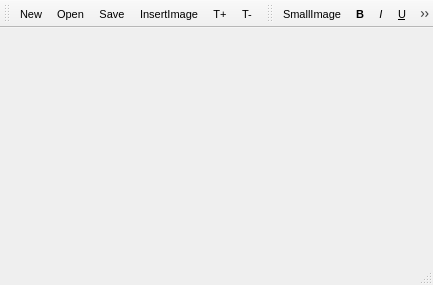
<?xml version="1.0" encoding="UTF-8"?>
<ui version="4.0">
 <class>MainWindow</class>
 <widget class="QMainWindow" name="MainWindow">
  <property name="geometry">
   <rect>
    <x>0</x>
    <y>0</y>
    <width>433</width>
    <height>285</height>
   </rect>
  </property>
  <property name="font">
   <font>
    <pointsize>8</pointsize>
   </font>
  </property>
  <property name="contextMenuPolicy">
   <enum>Qt::NoContextMenu</enum>
  </property>
  <property name="windowTitle">
   <string>OSD Notepad</string>
  </property>
  <property name="windowIcon">
   <iconset resource="resources.qrc">
    <normaloff>:/res/logo/logo.png</normaloff>:/res/logo/logo.png</iconset>
  </property>
  <property name="iconSize">
   <size>
    <width>16</width>
    <height>16</height>
   </size>
  </property>
  <widget class="QWidget" name="centralWidget"/>
  <widget class="QToolBar" name="toolBarFile">
   <property name="contextMenuPolicy">
    <enum>Qt::NoContextMenu</enum>
   </property>
   <property name="acceptDrops">
    <bool>false</bool>
   </property>
   <property name="movable">
    <bool>true</bool>
   </property>
   <property name="iconSize">
    <size>
     <width>20</width>
     <height>20</height>
    </size>
   </property>
   <property name="toolButtonStyle">
    <enum>Qt::ToolButtonIconOnly</enum>
   </property>
   <property name="floatable">
    <bool>false</bool>
   </property>
   <attribute name="toolBarArea">
    <enum>TopToolBarArea</enum>
   </attribute>
   <attribute name="toolBarBreak">
    <bool>false</bool>
   </attribute>
   <addaction name="actionNew"/>
   <addaction name="actionOpen"/>
   <addaction name="actionSave"/>
   <addaction name="actionInsertImage"/>
   <addaction name="actionTransIncrease"/>
   <addaction name="actionTransDecrease"/>
  </widget>
  <widget class="QStatusBar" name="statusBar">
   <property name="font">
    <font>
     <pointsize>7</pointsize>
    </font>
   </property>
  </widget>
  <widget class="QToolBar" name="toolBarFont">
   <property name="contextMenuPolicy">
    <enum>Qt::NoContextMenu</enum>
   </property>
   <property name="windowTitle">
    <string>toolBar</string>
   </property>
   <property name="movable">
    <bool>true</bool>
   </property>
   <property name="iconSize">
    <size>
     <width>20</width>
     <height>20</height>
    </size>
   </property>
   <property name="toolButtonStyle">
    <enum>Qt::ToolButtonIconOnly</enum>
   </property>
   <property name="floatable">
    <bool>false</bool>
   </property>
   <attribute name="toolBarArea">
    <enum>TopToolBarArea</enum>
   </attribute>
   <attribute name="toolBarBreak">
    <bool>false</bool>
   </attribute>
   <addaction name="actionSmallImage"/>
   <addaction name="actionBold"/>
   <addaction name="actionItalic"/>
   <addaction name="actionUnderline"/>
   <addaction name="actionDeleteline"/>
   <addaction name="actionReset"/>
   <addaction name="actionAbout"/>
  </widget>
  <action name="actionBold">
   <property name="checkable">
    <bool>true</bool>
   </property>
   <property name="icon">
    <iconset resource="resources.qrc">
     <normaloff>:/res/icon/bold.png</normaloff>:/res/icon/bold.png</iconset>
   </property>
   <property name="text">
    <string>B</string>
   </property>
   <property name="toolTip">
    <string>Set current font bold. Ctrl+B</string>
   </property>
   <property name="font">
    <font>
     <weight>75</weight>
     <bold>true</bold>
    </font>
   </property>
   <property name="shortcut">
    <string>Ctrl+B</string>
   </property>
  </action>
  <action name="actionItalic">
   <property name="checkable">
    <bool>true</bool>
   </property>
   <property name="icon">
    <iconset resource="resources.qrc">
     <normaloff>:/res/icon/italic.png</normaloff>:/res/icon/italic.png</iconset>
   </property>
   <property name="text">
    <string>I</string>
   </property>
   <property name="toolTip">
    <string>Set current font italic. Ctrl+I</string>
   </property>
   <property name="font">
    <font>
     <italic>true</italic>
    </font>
   </property>
   <property name="shortcut">
    <string>Ctrl+I</string>
   </property>
  </action>
  <action name="actionUnderline">
   <property name="checkable">
    <bool>true</bool>
   </property>
   <property name="icon">
    <iconset resource="resources.qrc">
     <normaloff>:/res/icon/format-underline.png</normaloff>:/res/icon/format-underline.png</iconset>
   </property>
   <property name="text">
    <string>U</string>
   </property>
   <property name="toolTip">
    <string>Set current font underline. Ctrl+U</string>
   </property>
   <property name="font">
    <font>
     <underline>true</underline>
    </font>
   </property>
   <property name="shortcut">
    <string>Ctrl+U</string>
   </property>
  </action>
  <action name="actionDeleteline">
   <property name="checkable">
    <bool>true</bool>
   </property>
   <property name="icon">
    <iconset resource="resources.qrc">
     <normaloff>:/res/icon/format-strike.png</normaloff>:/res/icon/format-strike.png</iconset>
   </property>
   <property name="text">
    <string>abc</string>
   </property>
   <property name="toolTip">
    <string>Set current font deleteline. Ctrl+D</string>
   </property>
   <property name="font">
    <font>
     <strikeout>true</strikeout>
    </font>
   </property>
   <property name="shortcut">
    <string>Ctrl+D</string>
   </property>
  </action>
  <action name="actionReset">
   <property name="icon">
    <iconset resource="resources.qrc">
     <normaloff>:/res/icon/reset.png</normaloff>:/res/icon/reset.png</iconset>
   </property>
   <property name="text">
    <string>Reset</string>
   </property>
   <property name="toolTip">
    <string>Reset font format. Ctrl+R</string>
   </property>
   <property name="shortcut">
    <string>Ctrl+R</string>
   </property>
  </action>
  <action name="actionInsertImage">
   <property name="icon">
    <iconset resource="resources.qrc">
     <normaloff>:/res/icon/insert_img.png</normaloff>:/res/icon/insert_img.png</iconset>
   </property>
   <property name="text">
    <string>InsertImage</string>
   </property>
   <property name="toolTip">
    <string>Insert image to the file.</string>
   </property>
  </action>
  <action name="actionOpen">
   <property name="icon">
    <iconset resource="resources.qrc">
     <normaloff>:/res/icon/open_file.png</normaloff>:/res/icon/open_file.png</iconset>
   </property>
   <property name="text">
    <string>Open</string>
   </property>
   <property name="toolTip">
    <string>Open a file. Ctrl+O</string>
   </property>
   <property name="shortcut">
    <string>Ctrl+O</string>
   </property>
  </action>
  <action name="actionSave">
   <property name="icon">
    <iconset resource="resources.qrc">
     <normaloff>:/res/icon/save_file.png</normaloff>:/res/icon/save_file.png</iconset>
   </property>
   <property name="text">
    <string>Save</string>
   </property>
   <property name="toolTip">
    <string>Save the file. Ctrl+S</string>
   </property>
   <property name="shortcut">
    <string>Ctrl+S</string>
   </property>
  </action>
  <action name="actionNew">
   <property name="icon">
    <iconset resource="resources.qrc">
     <normaloff>:/res/icon/new_file.png</normaloff>:/res/icon/new_file.png</iconset>
   </property>
   <property name="text">
    <string>New</string>
   </property>
   <property name="toolTip">
    <string>Create a new file. Ctrl+N</string>
   </property>
   <property name="shortcut">
    <string>Ctrl+N</string>
   </property>
  </action>
  <action name="actionView">
   <property name="checkable">
    <bool>true</bool>
   </property>
   <property name="icon">
    <iconset resource="resources.qrc">
     <normaloff>:/res/icon/view_off.png</normaloff>
     <normalon>:/res/icon/view_on.png</normalon>:/res/icon/view_off.png</iconset>
   </property>
   <property name="text">
    <string>View</string>
   </property>
   <property name="toolTip">
    <string>View mode, readonly. Ctrl+Shift+V</string>
   </property>
   <property name="shortcut">
    <string>Ctrl+Shift+V</string>
   </property>
  </action>
  <action name="actionTop">
   <property name="checkable">
    <bool>true</bool>
   </property>
   <property name="icon">
    <iconset resource="resources.qrc">
     <normaloff>:/res/icon/alway_on_top.png</normaloff>:/res/icon/alway_on_top.png</iconset>
   </property>
   <property name="text">
    <string>Top</string>
   </property>
   <property name="toolTip">
    <string>Always on top. Ctrl+Shift+T</string>
   </property>
   <property name="shortcut">
    <string>Ctrl+Shift+T</string>
   </property>
  </action>
  <action name="actionTransIncrease">
   <property name="icon">
    <iconset resource="resources.qrc">
     <normaloff>:/res/icon/opacity_increase.png</normaloff>:/res/icon/opacity_increase.png</iconset>
   </property>
   <property name="text">
    <string>T+</string>
   </property>
   <property name="toolTip">
    <string>Increase transparency.</string>
   </property>
  </action>
  <action name="actionTransDecrease">
   <property name="icon">
    <iconset resource="resources.qrc">
     <normaloff>:/res/icon/opacity_decrease.png</normaloff>:/res/icon/opacity_decrease.png</iconset>
   </property>
   <property name="text">
    <string>T-</string>
   </property>
   <property name="toolTip">
    <string>Decrease transparency.</string>
   </property>
  </action>
  <action name="actionSmallImage">
   <property name="checkable">
    <bool>true</bool>
   </property>
   <property name="icon">
    <iconset resource="resources.qrc">
     <normaloff>:/res/icon/img_origin.png</normaloff>
     <normalon>:/res/icon/img_small.png</normalon>:/res/icon/img_origin.png</iconset>
   </property>
   <property name="text">
    <string>SmallImage</string>
   </property>
   <property name="toolTip">
    <string>Set all images to small or original size.</string>
   </property>
  </action>
  <action name="actionAbout">
   <property name="icon">
    <iconset resource="resources.qrc">
     <normaloff>:/res/icon/about.png</normaloff>:/res/icon/about.png</iconset>
   </property>
   <property name="text">
    <string>About</string>
   </property>
   <property name="toolTip">
    <string>About the application.</string>
   </property>
  </action>
 </widget>
 <layoutdefault spacing="6" margin="11"/>
 <resources>
  <include location="resources.qrc"/>
 </resources>
 <connections/>
</ui>
